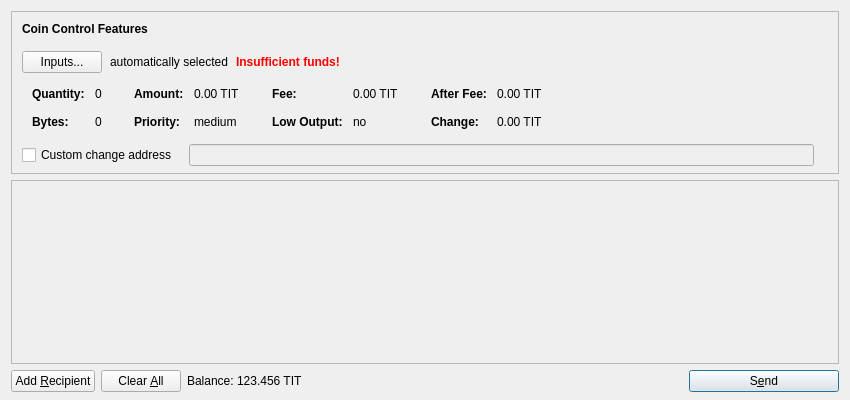
<?xml version="1.0" encoding="UTF-8"?>
<ui version="4.0">
 <class>SendCoinsDialog</class>
 <widget class="QDialog" name="SendCoinsDialog">
  <property name="geometry">
   <rect>
    <x>0</x>
    <y>0</y>
    <width>850</width>
    <height>400</height>
   </rect>
  </property>
  <property name="windowTitle">
   <string>Send Coins</string>
  </property>
  <layout class="QVBoxLayout" name="verticalLayout" stretch="0,1,0">
   <property name="bottomMargin">
    <number>8</number>
   </property>
   <item>
    <widget class="QFrame" name="frameCoinControl">
     <property name="sizePolicy">
      <sizepolicy hsizetype="Expanding" vsizetype="Expanding">
       <horstretch>0</horstretch>
       <verstretch>0</verstretch>
      </sizepolicy>
     </property>
     <property name="maximumSize">
      <size>
       <width>16777215</width>
       <height>16777215</height>
      </size>
     </property>
     <property name="frameShape">
      <enum>QFrame::StyledPanel</enum>
     </property>
     <property name="frameShadow">
      <enum>QFrame::Sunken</enum>
     </property>
     <layout class="QVBoxLayout" name="verticalLayoutCoinControl2">
      <property name="spacing">
       <number>0</number>
      </property>
      <property name="leftMargin">
       <number>0</number>
      </property>
      <property name="topMargin">
       <number>0</number>
      </property>
      <property name="rightMargin">
       <number>0</number>
      </property>
      <property name="bottomMargin">
       <number>6</number>
      </property>
      <item>
       <layout class="QVBoxLayout" name="verticalLayoutCoinControl" stretch="0,0,0,0,1">
        <property name="spacing">
         <number>0</number>
        </property>
        <property name="leftMargin">
         <number>10</number>
        </property>
        <property name="topMargin">
         <number>10</number>
        </property>
        <item>
         <layout class="QHBoxLayout" name="horizontalLayoutCoinControl1">
          <property name="bottomMargin">
           <number>15</number>
          </property>
          <item>
           <widget class="QLabel" name="labelCoinControlFeatures">
            <property name="sizePolicy">
             <sizepolicy hsizetype="Preferred" vsizetype="Maximum">
              <horstretch>0</horstretch>
              <verstretch>0</verstretch>
             </sizepolicy>
            </property>
            <property name="font">
             <font>
              <weight>75</weight>
              <bold>true</bold>
             </font>
            </property>
            <property name="styleSheet">
             <string notr="true">font-weight:bold;</string>
            </property>
            <property name="text">
             <string>Coin Control Features</string>
            </property>
           </widget>
          </item>
         </layout>
        </item>
        <item>
         <layout class="QHBoxLayout" name="horizontalLayoutCoinControl2" stretch="0,0,0,0">
          <property name="spacing">
           <number>8</number>
          </property>
          <property name="bottomMargin">
           <number>10</number>
          </property>
          <item>
           <widget class="QPushButton" name="pushButtonCoinControl">
            <property name="styleSheet">
             <string notr="true"/>
            </property>
            <property name="text">
             <string>Inputs...</string>
            </property>
           </widget>
          </item>
          <item>
           <widget class="QLabel" name="labelCoinControlAutomaticallySelected">
            <property name="text">
             <string>automatically selected</string>
            </property>
            <property name="margin">
             <number>5</number>
            </property>
           </widget>
          </item>
          <item>
           <widget class="QLabel" name="labelCoinControlInsuffFunds">
            <property name="font">
             <font>
              <weight>75</weight>
              <bold>true</bold>
             </font>
            </property>
            <property name="styleSheet">
             <string notr="true">color:red;font-weight:bold;</string>
            </property>
            <property name="text">
             <string>Insufficient funds!</string>
            </property>
            <property name="margin">
             <number>5</number>
            </property>
           </widget>
          </item>
          <item>
           <spacer name="horizontalSpacerCoinControl">
            <property name="orientation">
             <enum>Qt::Horizontal</enum>
            </property>
            <property name="sizeHint" stdset="0">
             <size>
              <width>40</width>
              <height>1</height>
             </size>
            </property>
           </spacer>
          </item>
         </layout>
        </item>
        <item>
         <widget class="QWidget" name="widgetCoinControl" native="true">
          <property name="sizePolicy">
           <sizepolicy hsizetype="Preferred" vsizetype="Preferred">
            <horstretch>0</horstretch>
            <verstretch>0</verstretch>
           </sizepolicy>
          </property>
          <property name="minimumSize">
           <size>
            <width>0</width>
            <height>0</height>
           </size>
          </property>
          <property name="styleSheet">
           <string notr="true"/>
          </property>
          <layout class="QHBoxLayout" name="horizontalLayoutCoinControl5">
           <property name="leftMargin">
            <number>0</number>
           </property>
           <property name="topMargin">
            <number>0</number>
           </property>
           <property name="rightMargin">
            <number>0</number>
           </property>
           <property name="bottomMargin">
            <number>0</number>
           </property>
           <item>
            <layout class="QHBoxLayout" name="horizontalLayoutCoinControl3" stretch="0,0,0,1">
             <property name="spacing">
              <number>20</number>
             </property>
             <property name="topMargin">
              <number>0</number>
             </property>
             <property name="bottomMargin">
              <number>10</number>
             </property>
             <item>
              <layout class="QFormLayout" name="formLayoutCoinControl1">
               <property name="horizontalSpacing">
                <number>10</number>
               </property>
               <property name="verticalSpacing">
                <number>14</number>
               </property>
               <property name="leftMargin">
                <number>10</number>
               </property>
               <property name="topMargin">
                <number>4</number>
               </property>
               <property name="rightMargin">
                <number>6</number>
               </property>
               <item row="0" column="0">
                <widget class="QLabel" name="labelCoinControlQuantityText">
                 <property name="font">
                  <font>
                   <weight>75</weight>
                   <bold>true</bold>
                  </font>
                 </property>
                 <property name="text">
                  <string>Quantity:</string>
                 </property>
                 <property name="margin">
                  <number>0</number>
                 </property>
                </widget>
               </item>
               <item row="0" column="1">
                <widget class="QLabel" name="labelCoinControlQuantity">
                 <property name="cursor">
                  <cursorShape>IBeamCursor</cursorShape>
                 </property>
                 <property name="contextMenuPolicy">
                  <enum>Qt::ActionsContextMenu</enum>
                 </property>
                 <property name="text">
                  <string notr="true">0</string>
                 </property>
                 <property name="margin">
                  <number>0</number>
                 </property>
                 <property name="textInteractionFlags">
                  <set>Qt::LinksAccessibleByMouse|Qt::TextSelectableByKeyboard|Qt::TextSelectableByMouse</set>
                 </property>
                </widget>
               </item>
               <item row="1" column="0">
                <widget class="QLabel" name="labelCoinControlBytesText">
                 <property name="font">
                  <font>
                   <weight>75</weight>
                   <bold>true</bold>
                  </font>
                 </property>
                 <property name="text">
                  <string>Bytes:</string>
                 </property>
                </widget>
               </item>
               <item row="1" column="1">
                <widget class="QLabel" name="labelCoinControlBytes">
                 <property name="cursor">
                  <cursorShape>IBeamCursor</cursorShape>
                 </property>
                 <property name="contextMenuPolicy">
                  <enum>Qt::ActionsContextMenu</enum>
                 </property>
                 <property name="text">
                  <string notr="true">0</string>
                 </property>
                 <property name="textInteractionFlags">
                  <set>Qt::LinksAccessibleByMouse|Qt::TextSelectableByKeyboard|Qt::TextSelectableByMouse</set>
                 </property>
                </widget>
               </item>
              </layout>
             </item>
             <item>
              <layout class="QFormLayout" name="formLayoutCoinControl2">
               <property name="horizontalSpacing">
                <number>10</number>
               </property>
               <property name="verticalSpacing">
                <number>14</number>
               </property>
               <property name="leftMargin">
                <number>6</number>
               </property>
               <property name="topMargin">
                <number>4</number>
               </property>
               <property name="rightMargin">
                <number>6</number>
               </property>
               <item row="0" column="0">
                <widget class="QLabel" name="labelCoinControlAmountText">
                 <property name="font">
                  <font>
                   <weight>75</weight>
                   <bold>true</bold>
                  </font>
                 </property>
                 <property name="text">
                  <string>Amount:</string>
                 </property>
                 <property name="margin">
                  <number>0</number>
                 </property>
                </widget>
               </item>
               <item row="0" column="1">
                <widget class="QLabel" name="labelCoinControlAmount">
                 <property name="cursor">
                  <cursorShape>IBeamCursor</cursorShape>
                 </property>
                 <property name="contextMenuPolicy">
                  <enum>Qt::ActionsContextMenu</enum>
                 </property>
                 <property name="text">
                  <string notr="true">0.00 TIT</string>
                 </property>
                 <property name="textInteractionFlags">
                  <set>Qt::LinksAccessibleByMouse|Qt::TextSelectableByKeyboard|Qt::TextSelectableByMouse</set>
                 </property>
                </widget>
               </item>
               <item row="1" column="0">
                <widget class="QLabel" name="labelCoinControlPriorityText">
                 <property name="font">
                  <font>
                   <weight>75</weight>
                   <bold>true</bold>
                  </font>
                 </property>
                 <property name="text">
                  <string>Priority:</string>
                 </property>
                </widget>
               </item>
               <item row="1" column="1">
                <widget class="QLabel" name="labelCoinControlPriority">
                 <property name="cursor">
                  <cursorShape>IBeamCursor</cursorShape>
                 </property>
                 <property name="contextMenuPolicy">
                  <enum>Qt::ActionsContextMenu</enum>
                 </property>
                 <property name="text">
                  <string notr="true">medium</string>
                 </property>
                 <property name="textInteractionFlags">
                  <set>Qt::LinksAccessibleByMouse|Qt::TextSelectableByKeyboard|Qt::TextSelectableByMouse</set>
                 </property>
                </widget>
               </item>
              </layout>
             </item>
             <item>
              <layout class="QFormLayout" name="formLayoutCoinControl3">
               <property name="horizontalSpacing">
                <number>10</number>
               </property>
               <property name="verticalSpacing">
                <number>14</number>
               </property>
               <property name="leftMargin">
                <number>6</number>
               </property>
               <property name="topMargin">
                <number>4</number>
               </property>
               <property name="rightMargin">
                <number>6</number>
               </property>
               <item row="0" column="0">
                <widget class="QLabel" name="labelCoinControlFeeText">
                 <property name="font">
                  <font>
                   <weight>75</weight>
                   <bold>true</bold>
                  </font>
                 </property>
                 <property name="text">
                  <string>Fee:</string>
                 </property>
                 <property name="margin">
                  <number>0</number>
                 </property>
                </widget>
               </item>
               <item row="0" column="1">
                <widget class="QLabel" name="labelCoinControlFee">
                 <property name="cursor">
                  <cursorShape>IBeamCursor</cursorShape>
                 </property>
                 <property name="contextMenuPolicy">
                  <enum>Qt::ActionsContextMenu</enum>
                 </property>
                 <property name="text">
                  <string notr="true">0.00 TIT</string>
                 </property>
                 <property name="textInteractionFlags">
                  <set>Qt::LinksAccessibleByMouse|Qt::TextSelectableByKeyboard|Qt::TextSelectableByMouse</set>
                 </property>
                </widget>
               </item>
               <item row="1" column="0">
                <widget class="QLabel" name="labelCoinControlLowOutputText">
                 <property name="font">
                  <font>
                   <weight>75</weight>
                   <bold>true</bold>
                  </font>
                 </property>
                 <property name="text">
                  <string>Low Output:</string>
                 </property>
                </widget>
               </item>
               <item row="1" column="1">
                <widget class="QLabel" name="labelCoinControlLowOutput">
                 <property name="cursor">
                  <cursorShape>IBeamCursor</cursorShape>
                 </property>
                 <property name="contextMenuPolicy">
                  <enum>Qt::ActionsContextMenu</enum>
                 </property>
                 <property name="text">
                  <string notr="true">no</string>
                 </property>
                 <property name="textInteractionFlags">
                  <set>Qt::LinksAccessibleByMouse|Qt::TextSelectableByKeyboard|Qt::TextSelectableByMouse</set>
                 </property>
                </widget>
               </item>
              </layout>
             </item>
             <item>
              <layout class="QFormLayout" name="formLayoutCoinControl4">
               <property name="horizontalSpacing">
                <number>10</number>
               </property>
               <property name="verticalSpacing">
                <number>14</number>
               </property>
               <property name="leftMargin">
                <number>6</number>
               </property>
               <property name="topMargin">
                <number>4</number>
               </property>
               <property name="rightMargin">
                <number>6</number>
               </property>
               <item row="0" column="0">
                <widget class="QLabel" name="labelCoinControlAfterFeeText">
                 <property name="font">
                  <font>
                   <weight>75</weight>
                   <bold>true</bold>
                  </font>
                 </property>
                 <property name="text">
                  <string>After Fee:</string>
                 </property>
                 <property name="margin">
                  <number>0</number>
                 </property>
                </widget>
               </item>
               <item row="0" column="1">
                <widget class="QLabel" name="labelCoinControlAfterFee">
                 <property name="cursor">
                  <cursorShape>IBeamCursor</cursorShape>
                 </property>
                 <property name="contextMenuPolicy">
                  <enum>Qt::ActionsContextMenu</enum>
                 </property>
                 <property name="text">
                  <string notr="true">0.00 TIT</string>
                 </property>
                 <property name="textInteractionFlags">
                  <set>Qt::LinksAccessibleByMouse|Qt::TextSelectableByKeyboard|Qt::TextSelectableByMouse</set>
                 </property>
                </widget>
               </item>
               <item row="1" column="0">
                <widget class="QLabel" name="labelCoinControlChangeText">
                 <property name="font">
                  <font>
                   <weight>75</weight>
                   <bold>true</bold>
                  </font>
                 </property>
                 <property name="text">
                  <string>Change:</string>
                 </property>
                </widget>
               </item>
               <item row="1" column="1">
                <widget class="QLabel" name="labelCoinControlChange">
                 <property name="cursor">
                  <cursorShape>IBeamCursor</cursorShape>
                 </property>
                 <property name="contextMenuPolicy">
                  <enum>Qt::ActionsContextMenu</enum>
                 </property>
                 <property name="text">
                  <string notr="true">0.00 TIT</string>
                 </property>
                 <property name="textInteractionFlags">
                  <set>Qt::LinksAccessibleByMouse|Qt::TextSelectableByKeyboard|Qt::TextSelectableByMouse</set>
                 </property>
                </widget>
               </item>
              </layout>
             </item>
            </layout>
           </item>
          </layout>
         </widget>
        </item>
        <item>
         <layout class="QHBoxLayout" name="horizontalLayoutCoinControl4" stretch="0,0,0">
          <property name="spacing">
           <number>12</number>
          </property>
          <property name="sizeConstraint">
           <enum>QLayout::SetDefaultConstraint</enum>
          </property>
          <property name="topMargin">
           <number>5</number>
          </property>
          <property name="rightMargin">
           <number>5</number>
          </property>
          <item>
           <widget class="QCheckBox" name="checkBoxCoinControlChange">
            <property name="toolTip">
             <string>If this is activated, but the change address is empty or invalid, change will be sent to a newly generated address.</string>
            </property>
            <property name="text">
             <string>Custom change address</string>
            </property>
           </widget>
          </item>
          <item>
           <widget class="QValidatedLineEdit" name="lineEditCoinControlChange">
            <property name="enabled">
             <bool>false</bool>
            </property>
            <property name="sizePolicy">
             <sizepolicy hsizetype="Expanding" vsizetype="Fixed">
              <horstretch>0</horstretch>
              <verstretch>0</verstretch>
             </sizepolicy>
            </property>
           </widget>
          </item>
          <item>
           <widget class="QLabel" name="labelCoinControlChangeLabel">
            <property name="sizePolicy">
             <sizepolicy hsizetype="Preferred" vsizetype="Expanding">
              <horstretch>0</horstretch>
              <verstretch>0</verstretch>
             </sizepolicy>
            </property>
            <property name="minimumSize">
             <size>
              <width>0</width>
              <height>0</height>
             </size>
            </property>
            <property name="text">
             <string/>
            </property>
            <property name="margin">
             <number>3</number>
            </property>
           </widget>
          </item>
         </layout>
        </item>
        <item>
         <spacer name="verticalSpacerCoinControl">
          <property name="orientation">
           <enum>Qt::Vertical</enum>
          </property>
          <property name="sizeHint" stdset="0">
           <size>
            <width>800</width>
            <height>1</height>
           </size>
          </property>
         </spacer>
        </item>
       </layout>
      </item>
     </layout>
    </widget>
   </item>
   <item>
    <widget class="QScrollArea" name="scrollArea">
     <property name="widgetResizable">
      <bool>true</bool>
     </property>
     <widget class="QWidget" name="scrollAreaWidgetContents">
      <property name="geometry">
       <rect>
        <x>0</x>
        <y>0</y>
        <width>830</width>
        <height>178</height>
       </rect>
      </property>
      <layout class="QVBoxLayout" name="verticalLayout_2" stretch="0,1">
       <property name="leftMargin">
        <number>0</number>
       </property>
       <property name="topMargin">
        <number>0</number>
       </property>
       <property name="rightMargin">
        <number>0</number>
       </property>
       <property name="bottomMargin">
        <number>0</number>
       </property>
       <item>
        <layout class="QVBoxLayout" name="entries">
         <property name="spacing">
          <number>6</number>
         </property>
        </layout>
       </item>
       <item>
        <spacer name="verticalSpacer">
         <property name="orientation">
          <enum>Qt::Vertical</enum>
         </property>
         <property name="sizeHint" stdset="0">
          <size>
           <width>20</width>
           <height>40</height>
          </size>
         </property>
        </spacer>
       </item>
      </layout>
     </widget>
    </widget>
   </item>
   <item>
    <layout class="QHBoxLayout" name="horizontalLayout">
     <item>
      <widget class="QPushButton" name="addButton">
       <property name="toolTip">
        <string>Send to multiple recipients at once</string>
       </property>
       <property name="text">
        <string>Add &amp;Recipient</string>
       </property>
       <property name="icon">
        <iconset resource="../bitcoin.qrc">
         <normaloff>:/icons/add</normaloff>:/icons/add</iconset>
       </property>
       <property name="autoDefault">
        <bool>false</bool>
       </property>
      </widget>
     </item>
     <item>
      <widget class="QPushButton" name="clearButton">
       <property name="sizePolicy">
        <sizepolicy hsizetype="Minimum" vsizetype="Fixed">
         <horstretch>0</horstretch>
         <verstretch>0</verstretch>
        </sizepolicy>
       </property>
       <property name="toolTip">
        <string>Clear all fields of the form.</string>
       </property>
       <property name="text">
        <string>Clear &amp;All</string>
       </property>
       <property name="icon">
        <iconset resource="../bitcoin.qrc">
         <normaloff>:/icons/remove</normaloff>:/icons/remove</iconset>
       </property>
       <property name="autoRepeatDelay">
        <number>300</number>
       </property>
       <property name="autoDefault">
        <bool>false</bool>
       </property>
      </widget>
     </item>
     <item>
      <layout class="QHBoxLayout" name="horizontalLayout_2">
       <property name="spacing">
        <number>3</number>
       </property>
       <item>
        <widget class="QLabel" name="label">
         <property name="text">
          <string>Balance:</string>
         </property>
        </widget>
       </item>
       <item>
        <widget class="QLabel" name="labelBalance">
         <property name="cursor">
          <cursorShape>IBeamCursor</cursorShape>
         </property>
         <property name="text">
          <string notr="true">123.456 TIT</string>
         </property>
         <property name="textInteractionFlags">
          <set>Qt::LinksAccessibleByMouse|Qt::TextSelectableByKeyboard|Qt::TextSelectableByMouse</set>
         </property>
        </widget>
       </item>
      </layout>
     </item>
     <item>
      <spacer name="horizontalSpacer">
       <property name="orientation">
        <enum>Qt::Horizontal</enum>
       </property>
       <property name="sizeHint" stdset="0">
        <size>
         <width>40</width>
         <height>20</height>
        </size>
       </property>
      </spacer>
     </item>
     <item>
      <widget class="QPushButton" name="sendButton">
       <property name="minimumSize">
        <size>
         <width>150</width>
         <height>0</height>
        </size>
       </property>
       <property name="toolTip">
        <string>Confirm the send action</string>
       </property>
       <property name="text">
        <string>S&amp;end</string>
       </property>
       <property name="icon">
        <iconset resource="../bitcoin.qrc">
         <normaloff>:/icons/send</normaloff>:/icons/send</iconset>
       </property>
       <property name="default">
        <bool>true</bool>
       </property>
      </widget>
     </item>
    </layout>
   </item>
  </layout>
 </widget>
 <customwidgets>
  <customwidget>
   <class>QValidatedLineEdit</class>
   <extends>QLineEdit</extends>
   <header>qvalidatedlineedit.h</header>
  </customwidget>
 </customwidgets>
 <resources>
  <include location="../bitcoin.qrc"/>
 </resources>
 <connections/>
</ui>
